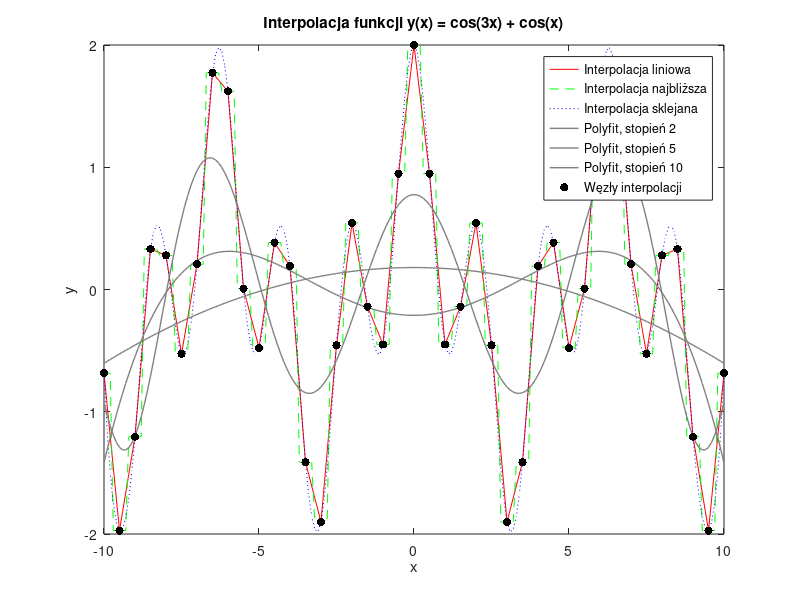

Source code (MATLAB):
fzero(@sin, 3)

roots([1,3,-4])
roots([-2,3,1,-6])

A=[1,2,3,4;3,4,5,6;2,3,5,0;3,5,2,1];
b=[1;2;4;6];
linsolve(A,b)

rank(A)
det(A)

x = -10:0.5:10;
y = cos(3*x) + cos(x);
xi = -10:0.1:10;

ylinear = interp1(x, y, xi, 'linear');
ynearest = interp1(x, y, xi, 'nearest');
yspline = interp1(x, y, xi, 'spline');

stopnie_wielomianu = [2, 5, 10];
ypolyfit = cell(size(stopnie_wielomianu));

for i = 1:length(stopnie_wielomianu)
    wspolczynniki = polyfit(x, y, stopnie_wielomianu(i));
    
    ypolyfit{i} = polyval(wspolczynniki, xi);
end

figure;

plot(xi, ylinear, '-r', 'DisplayName', 'Interpolacja liniowa');
hold on;
plot(xi, ynearest, '--g', 'DisplayName', 'Interpolacja najbliższa');
plot(xi, yspline, ':b', 'DisplayName', 'Interpolacja sklejana');

for i = 1:length(stopnie_wielomianu)
    plot(xi, ypolyfit{i}, 'Color', [0.5, 0.5, 0.5], 'LineWidth', 1, 'DisplayName', ['Polyfit, stopień ', num2str(stopnie_wielomianu(i))]);
end
scatter(x, y, 'k', 'filled', 'DisplayName', 'Węzły interpolacji');
hold off;

legend('show');
title('Interpolacja funkcji y(x) = cos(3x) + cos(x)');
xlabel('x');
ylabel('y');

integral(@(x) (x-1).^2,-2,2)
integral(@(x) x+2*sin(x),-pi/2,pi/2)